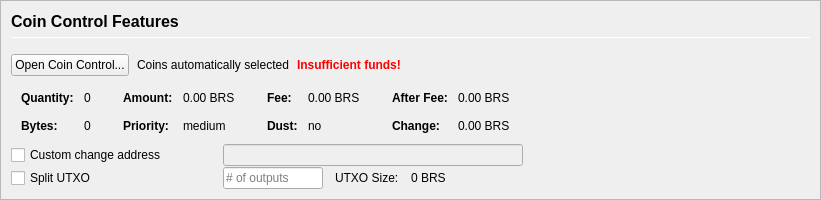
         <widget class="QFrame" name="frameCoinControl">
          <property name="sizePolicy">
           <sizepolicy hsizetype="Expanding" vsizetype="Expanding">
            <horstretch>0</horstretch>
            <verstretch>0</verstretch>
           </sizepolicy>
          </property>
          <property name="maximumSize">
           <size>
            <width>16777215</width>
            <height>16777215</height>
           </size>
          </property>
          <property name="frameShape">
           <enum>QFrame::StyledPanel</enum>
          </property>
          <property name="frameShadow">
           <enum>QFrame::Sunken</enum>
          </property>
          <layout class="QVBoxLayout" name="verticalLayoutCoinControl2">
           <property name="spacing">
            <number>0</number>
           </property>
           <property name="margin">
            <number>0</number>
           </property>
           <item>
            <widget class="QFrame" name="frameCoinControl_BG">
             <layout class="QVBoxLayout" name="verticalLayoutCoinControl" stretch="0,0,0,0,0,0">
              <property name="spacing">
               <number>1</number>
              </property>
              <property name="leftMargin">
               <number>10</number>
              </property>
              <property name="topMargin">
               <number>10</number>
              </property>
              <item>
               <layout class="QHBoxLayout" name="horizontalLayoutCoinControl1">
                <property name="bottomMargin">
                 <number>15</number>
                </property>
                <item>
                 <layout class="QVBoxLayout" name="verticalLayout_3">
                  <property name="spacing">
                   <number>6</number>
                  </property>
                  <item>
                   <widget class="QLabel" name="labelCoinControlFeatures">
                    <property name="sizePolicy">
                     <sizepolicy hsizetype="Preferred" vsizetype="Maximum">
                      <horstretch>0</horstretch>
                      <verstretch>0</verstretch>
                     </sizepolicy>
                    </property>
                    <property name="minimumSize">
                     <size>
                      <width>0</width>
                      <height>20</height>
                     </size>
                    </property>
                    <property name="font">
                     <font>
                      <pointsize>12</pointsize>
                      <weight>75</weight>
                      <bold>true</bold>
                     </font>
                    </property>
                    <property name="styleSheet">
                     <string notr="true">font-weight:bold;</string>
                    </property>
                    <property name="text">
                     <string>Coin Control Features</string>
                    </property>
                   </widget>
                  </item>
                  <item>
                   <widget class="Line" name="line">
                    <property name="minimumSize">
                     <size>
                      <width>0</width>
                      <height>1</height>
                     </size>
                    </property>
                    <property name="maximumSize">
                     <size>
                      <width>16777215</width>
                      <height>1</height>
                     </size>
                    </property>
                    <property name="orientation">
                     <enum>Qt::Horizontal</enum>
                    </property>
                   </widget>
                  </item>
                 </layout>
                </item>
               </layout>
              </item>
              <item>
               <layout class="QHBoxLayout" name="horizontalLayoutCoinControl2" stretch="0,0,0,0">
                <property name="spacing">
                 <number>8</number>
                </property>
                <property name="bottomMargin">
                 <number>10</number>
                </property>
                <item>
                 <widget class="QPushButton" name="pushButtonCoinControl">
                  <property name="styleSheet">
                   <string notr="true"/>
                  </property>
                  <property name="text">
                   <string>Open Coin Control...</string>
                  </property>
                  <property name="autoDefault">
                   <bool>false</bool>
                  </property>
                 </widget>
                </item>
                <item>
                 <widget class="QLabel" name="labelCoinControlAutomaticallySelected">
                  <property name="text">
                   <string>Coins automatically selected</string>
                  </property>
                  <property name="margin">
                   <number>5</number>
                  </property>
                 </widget>
                </item>
                <item>
                 <widget class="QLabel" name="labelCoinControlInsuffFunds">
                  <property name="font">
                   <font>
                    <weight>75</weight>
                    <bold>true</bold>
                   </font>
                  </property>
                  <property name="styleSheet">
                   <string notr="true">color:red;font-weight:bold;</string>
                  </property>
                  <property name="text">
                   <string>Insufficient funds!</string>
                  </property>
                  <property name="margin">
                   <number>5</number>
                  </property>
                 </widget>
                </item>
                <item>
                 <spacer name="horizontalSpacerCoinControl">
                  <property name="orientation">
                   <enum>Qt::Horizontal</enum>
                  </property>
                  <property name="sizeHint" stdset="0">
                   <size>
                    <width>40</width>
                    <height>1</height>
                   </size>
                  </property>
                 </spacer>
                </item>
               </layout>
              </item>
              <item>
               <widget class="QWidget" name="widgetCoinControl" native="true">
                <property name="sizePolicy">
                 <sizepolicy hsizetype="Preferred" vsizetype="Preferred">
                  <horstretch>0</horstretch>
                  <verstretch>0</verstretch>
                 </sizepolicy>
                </property>
                <property name="minimumSize">
                 <size>
                  <width>0</width>
                  <height>0</height>
                 </size>
                </property>
                <property name="styleSheet">
                 <string notr="true"/>
                </property>
                <layout class="QHBoxLayout" name="horizontalLayoutCoinControl5">
                 <property name="margin">
                  <number>0</number>
                 </property>
                 <item>
                  <layout class="QHBoxLayout" name="horizontalLayoutCoinControl3" stretch="0,0,0,1">
                   <property name="spacing">
                    <number>20</number>
                   </property>
                   <property name="topMargin">
                    <number>0</number>
                   </property>
                   <property name="bottomMargin">
                    <number>10</number>
                   </property>
                   <item>
                    <layout class="QFormLayout" name="formLayoutCoinControl1">
                     <property name="horizontalSpacing">
                      <number>10</number>
                     </property>
                     <property name="verticalSpacing">
                      <number>14</number>
                     </property>
                     <property name="leftMargin">
                      <number>10</number>
                     </property>
                     <property name="topMargin">
                      <number>4</number>
                     </property>
                     <property name="rightMargin">
                      <number>6</number>
                     </property>
                     <item row="0" column="0">
                      <widget class="QLabel" name="labelCoinControlQuantityText">
                       <property name="font">
                        <font>
                         <weight>75</weight>
                         <bold>true</bold>
                        </font>
                       </property>
                       <property name="text">
                        <string>Quantity:</string>
                       </property>
                       <property name="margin">
                        <number>0</number>
                       </property>
                      </widget>
                     </item>
                     <item row="0" column="1">
                      <widget class="QLabel" name="labelCoinControlQuantity">
                       <property name="cursor">
                        <cursorShape>IBeamCursor</cursorShape>
                       </property>
                       <property name="contextMenuPolicy">
                        <enum>Qt::ActionsContextMenu</enum>
                       </property>
                       <property name="text">
                        <string notr="true">0</string>
                       </property>
                       <property name="margin">
                        <number>0</number>
                       </property>
                       <property name="textInteractionFlags">
                        <set>Qt::LinksAccessibleByMouse|Qt::TextSelectableByKeyboard|Qt::TextSelectableByMouse</set>
                       </property>
                      </widget>
                     </item>
                     <item row="1" column="0">
                      <widget class="QLabel" name="labelCoinControlBytesText">
                       <property name="font">
                        <font>
                         <weight>75</weight>
                         <bold>true</bold>
                        </font>
                       </property>
                       <property name="text">
                        <string>Bytes:</string>
                       </property>
                      </widget>
                     </item>
                     <item row="1" column="1">
                      <widget class="QLabel" name="labelCoinControlBytes">
                       <property name="cursor">
                        <cursorShape>IBeamCursor</cursorShape>
                       </property>
                       <property name="contextMenuPolicy">
                        <enum>Qt::ActionsContextMenu</enum>
                       </property>
                       <property name="text">
                        <string notr="true">0</string>
                       </property>
                       <property name="textInteractionFlags">
                        <set>Qt::LinksAccessibleByMouse|Qt::TextSelectableByKeyboard|Qt::TextSelectableByMouse</set>
                       </property>
                      </widget>
                     </item>
                    </layout>
                   </item>
                   <item>
                    <layout class="QFormLayout" name="formLayoutCoinControl2">
                     <property name="horizontalSpacing">
                      <number>10</number>
                     </property>
                     <property name="verticalSpacing">
                      <number>14</number>
                     </property>
                     <property name="leftMargin">
                      <number>6</number>
                     </property>
                     <property name="topMargin">
                      <number>4</number>
                     </property>
                     <property name="rightMargin">
                      <number>6</number>
                     </property>
                     <item row="0" column="0">
                      <widget class="QLabel" name="labelCoinControlAmountText">
                       <property name="font">
                        <font>
                         <weight>75</weight>
                         <bold>true</bold>
                        </font>
                       </property>
                       <property name="text">
                        <string>Amount:</string>
                       </property>
                       <property name="margin">
                        <number>0</number>
                       </property>
                      </widget>
                     </item>
                     <item row="0" column="1">
                      <widget class="QLabel" name="labelCoinControlAmount">
                       <property name="cursor">
                        <cursorShape>IBeamCursor</cursorShape>
                       </property>
                       <property name="contextMenuPolicy">
                        <enum>Qt::ActionsContextMenu</enum>
                       </property>
                       <property name="text">
                        <string notr="true">0.00 BRS</string>
                       </property>
                       <property name="textInteractionFlags">
                        <set>Qt::LinksAccessibleByMouse|Qt::TextSelectableByKeyboard|Qt::TextSelectableByMouse</set>
                       </property>
                      </widget>
                     </item>
                     <item row="1" column="0">
                      <widget class="QLabel" name="labelCoinControlPriorityText">
                       <property name="font">
                        <font>
                         <weight>75</weight>
                         <bold>true</bold>
                        </font>
                       </property>
                       <property name="text">
                        <string>Priority:</string>
                       </property>
                      </widget>
                     </item>
                     <item row="1" column="1">
                      <widget class="QLabel" name="labelCoinControlPriority">
                       <property name="cursor">
                        <cursorShape>IBeamCursor</cursorShape>
                       </property>
                       <property name="contextMenuPolicy">
                        <enum>Qt::ActionsContextMenu</enum>
                       </property>
                       <property name="text">
                        <string>medium</string>
                       </property>
                       <property name="textInteractionFlags">
                        <set>Qt::LinksAccessibleByMouse|Qt::TextSelectableByKeyboard|Qt::TextSelectableByMouse</set>
                       </property>
                      </widget>
                     </item>
                    </layout>
                   </item>
                   <item>
                    <layout class="QFormLayout" name="formLayoutCoinControl3">
                     <property name="horizontalSpacing">
                      <number>10</number>
                     </property>
                     <property name="verticalSpacing">
                      <number>14</number>
                     </property>
                     <property name="leftMargin">
                      <number>6</number>
                     </property>
                     <property name="topMargin">
                      <number>4</number>
                     </property>
                     <property name="rightMargin">
                      <number>6</number>
                     </property>
                     <item row="0" column="0">
                      <widget class="QLabel" name="labelCoinControlFeeText">
                       <property name="font">
                        <font>
                         <weight>75</weight>
                         <bold>true</bold>
                        </font>
                       </property>
                       <property name="text">
                        <string>Fee:</string>
                       </property>
                       <property name="margin">
                        <number>0</number>
                       </property>
                      </widget>
                     </item>
                     <item row="0" column="1">
                      <widget class="QLabel" name="labelCoinControlFee">
                       <property name="cursor">
                        <cursorShape>IBeamCursor</cursorShape>
                       </property>
                       <property name="contextMenuPolicy">
                        <enum>Qt::ActionsContextMenu</enum>
                       </property>
                       <property name="text">
                        <string notr="true">0.00 BRS</string>
                       </property>
                       <property name="textInteractionFlags">
                        <set>Qt::LinksAccessibleByMouse|Qt::TextSelectableByKeyboard|Qt::TextSelectableByMouse</set>
                       </property>
                      </widget>
                     </item>
                     <item row="1" column="0">
                      <widget class="QLabel" name="labelCoinControlLowOutputText">
                       <property name="font">
                        <font>
                         <weight>75</weight>
                         <bold>true</bold>
                        </font>
                       </property>
                       <property name="text">
                        <string>Dust:</string>
                       </property>
                      </widget>
                     </item>
                     <item row="1" column="1">
                      <widget class="QLabel" name="labelCoinControlLowOutput">
                       <property name="cursor">
                        <cursorShape>IBeamCursor</cursorShape>
                       </property>
                       <property name="contextMenuPolicy">
                        <enum>Qt::ActionsContextMenu</enum>
                       </property>
                       <property name="text">
                        <string>no</string>
                       </property>
                       <property name="textInteractionFlags">
                        <set>Qt::LinksAccessibleByMouse|Qt::TextSelectableByKeyboard|Qt::TextSelectableByMouse</set>
                       </property>
                      </widget>
                     </item>
                    </layout>
                   </item>
                   <item>
                    <layout class="QFormLayout" name="formLayoutCoinControl4">
                     <property name="horizontalSpacing">
                      <number>10</number>
                     </property>
                     <property name="verticalSpacing">
                      <number>14</number>
                     </property>
                     <property name="leftMargin">
                      <number>6</number>
                     </property>
                     <property name="topMargin">
                      <number>4</number>
                     </property>
                     <property name="rightMargin">
                      <number>6</number>
                     </property>
                     <item row="0" column="0">
                      <widget class="QLabel" name="labelCoinControlAfterFeeText">
                       <property name="font">
                        <font>
                         <weight>75</weight>
                         <bold>true</bold>
                        </font>
                       </property>
                       <property name="text">
                        <string>After Fee:</string>
                       </property>
                       <property name="margin">
                        <number>0</number>
                       </property>
                      </widget>
                     </item>
                     <item row="0" column="1">
                      <widget class="QLabel" name="labelCoinControlAfterFee">
                       <property name="cursor">
                        <cursorShape>IBeamCursor</cursorShape>
                       </property>
                       <property name="contextMenuPolicy">
                        <enum>Qt::ActionsContextMenu</enum>
                       </property>
                       <property name="text">
                        <string notr="true">0.00 BRS</string>
                       </property>
                       <property name="textInteractionFlags">
                        <set>Qt::LinksAccessibleByMouse|Qt::TextSelectableByKeyboard|Qt::TextSelectableByMouse</set>
                       </property>
                      </widget>
                     </item>
                     <item row="1" column="0">
                      <widget class="QLabel" name="labelCoinControlChangeText">
                       <property name="font">
                        <font>
                         <weight>75</weight>
                         <bold>true</bold>
                        </font>
                       </property>
                       <property name="text">
                        <string>Change:</string>
                       </property>
                      </widget>
                     </item>
                     <item row="1" column="1">
                      <widget class="QLabel" name="labelCoinControlChange">
                       <property name="cursor">
                        <cursorShape>IBeamCursor</cursorShape>
                       </property>
                       <property name="contextMenuPolicy">
                        <enum>Qt::ActionsContextMenu</enum>
                       </property>
                       <property name="text">
                        <string notr="true">0.00 BRS</string>
                       </property>
                       <property name="textInteractionFlags">
                        <set>Qt::LinksAccessibleByMouse|Qt::TextSelectableByKeyboard|Qt::TextSelectableByMouse</set>
                       </property>
                      </widget>
                     </item>
                    </layout>
                   </item>
                  </layout>
                 </item>
                </layout>
               </widget>
              </item>
              <item>
               <layout class="QHBoxLayout" name="horizontalLayoutCoinControl4">
                <property name="spacing">
                 <number>12</number>
                </property>
                <property name="sizeConstraint">
                 <enum>QLayout::SetDefaultConstraint</enum>
                </property>
                <property name="topMargin">
                 <number>0</number>
                </property>
                <property name="rightMargin">
                 <number>0</number>
                </property>
                <item>
                 <widget class="QCheckBox" name="checkBoxCoinControlChange">
                  <property name="sizePolicy">
                   <sizepolicy hsizetype="Preferred" vsizetype="Preferred">
                    <horstretch>0</horstretch>
                    <verstretch>0</verstretch>
                   </sizepolicy>
                  </property>
                  <property name="minimumSize">
                   <size>
                    <width>200</width>
                    <height>0</height>
                   </size>
                  </property>
                  <property name="maximumSize">
                   <size>
                    <width>200</width>
                    <height>16777215</height>
                   </size>
                  </property>
                  <property name="toolTip">
                   <string>If this is activated, but the change address is empty or invalid, change will be sent to a newly generated address.</string>
                  </property>
                  <property name="text">
                   <string>Custom change address</string>
                  </property>
                 </widget>
                </item>
                <item>
                 <widget class="QValidatedLineEdit" name="lineEditCoinControlChange">
                  <property name="enabled">
                   <bool>false</bool>
                  </property>
                  <property name="sizePolicy">
                   <sizepolicy hsizetype="Preferred" vsizetype="Preferred">
                    <horstretch>0</horstretch>
                    <verstretch>0</verstretch>
                   </sizepolicy>
                  </property>
                  <property name="minimumSize">
                   <size>
                    <width>300</width>
                    <height>0</height>
                   </size>
                  </property>
                 </widget>
                </item>
                <item>
                 <widget class="QLabel" name="labelCoinControlChangeLabel">
                  <property name="sizePolicy">
                   <sizepolicy hsizetype="Preferred" vsizetype="Preferred">
                    <horstretch>0</horstretch>
                    <verstretch>0</verstretch>
                   </sizepolicy>
                  </property>
                  <property name="minimumSize">
                   <size>
                    <width>100</width>
                    <height>0</height>
                   </size>
                  </property>
                  <property name="text">
                   <string/>
                  </property>
                  <property name="margin">
                   <number>3</number>
                  </property>
                 </widget>
                </item>
               </layout>
              </item>
              <item>
               <layout class="QHBoxLayout" name="horizontalLayoutCoinControl6">
                <property name="spacing">
                 <number>12</number>
                </property>
                <property name="rightMargin">
                 <number>0</number>
                </property>
                <item>
                 <widget class="QCheckBox" name="splitBlockCheckBox">
                  <property name="sizePolicy">
                   <sizepolicy hsizetype="Preferred" vsizetype="Preferred">
                    <horstretch>0</horstretch>
                    <verstretch>0</verstretch>
                   </sizepolicy>
                  </property>
                  <property name="minimumSize">
                   <size>
                    <width>200</width>
                    <height>0</height>
                   </size>
                  </property>
                  <property name="maximumSize">
                   <size>
                    <width>200</width>
                    <height>16777215</height>
                   </size>
                  </property>
                  <property name="text">
                   <string>Split UTXO</string>
                  </property>
                 </widget>
                </item>
                <item>
                 <widget class="QLineEdit" name="splitBlockLineEdit">
                  <property name="sizePolicy">
                   <sizepolicy hsizetype="Preferred" vsizetype="Preferred">
                    <horstretch>50</horstretch>
                    <verstretch>0</verstretch>
                   </sizepolicy>
                  </property>
                  <property name="minimumSize">
                   <size>
                    <width>100</width>
                    <height>0</height>
                   </size>
                  </property>
                  <property name="maximumSize">
                   <size>
                    <width>100</width>
                    <height>16777215</height>
                   </size>
                  </property>
                  <property name="placeholderText">
                   <string># of outputs</string>
                  </property>
                 </widget>
                </item>
                <item>
                 <widget class="QLabel" name="labelBlockSizeText">
                  <property name="text">
                   <string>UTXO Size:</string>
                  </property>
                 </widget>
                </item>
                <item>
                 <widget class="QLabel" name="labelBlockSize">
                  <property name="text">
                   <string>0 BRS</string>
                  </property>
                 </widget>
                </item>
                <item>
                 <spacer name="horizontalSpacer_7">
                  <property name="orientation">
                   <enum>Qt::Horizontal</enum>
                  </property>
                  <property name="sizeHint" stdset="0">
                   <size>
                    <width>40</width>
                    <height>20</height>
                   </size>
                  </property>
                 </spacer>
                </item>
               </layout>
              </item>
              <item>
               <spacer name="verticalSpacerCoinControl">
                <property name="orientation">
                 <enum>Qt::Vertical</enum>
                </property>
                <property name="sizeHint" stdset="0">
                 <size>
                  <width>800</width>
                  <height>1</height>
                 </size>
                </property>
               </spacer>
              </item>
             </layout>
            </widget>
           </item>
          </layout>
         </widget>
